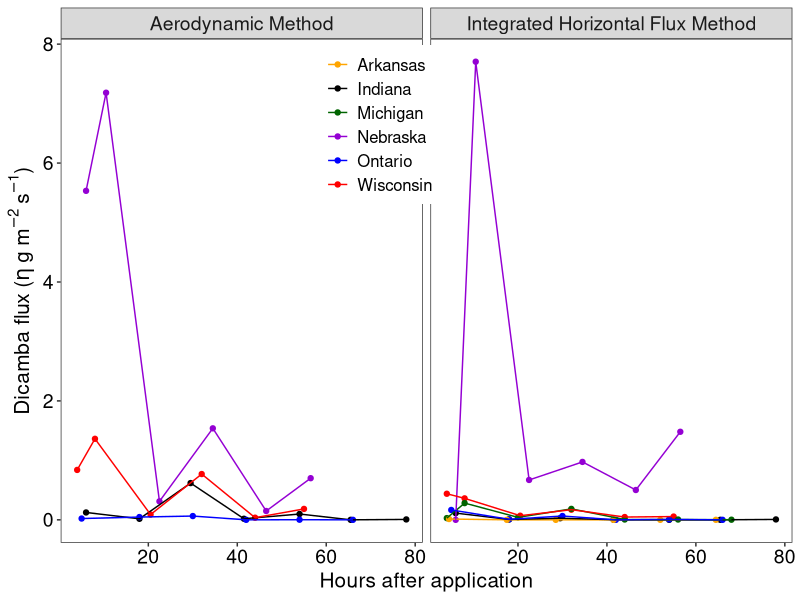

The R script that drew this image: (Note: this script raises an error after producing the figure.)
## ---- chunk 1
library(tidyverse)
## ---- chunk 2
data <- read.csv("flux.csv") %>% 
  mutate(yy = y/1000)
glimpse(data)
#View(data)
## ---- chunk 3
data$Type <- factor(data$Type, levels = c("aerodnamic", "integrated"), labels=c("Aerodynamic Method", "Integrated Horizontal Flux Method"))
## ---- chunk 4
ggplot(data, aes(x=Time, y=y, color=Location)) + geom_point() + geom_line() + 
  facet_grid(~Type) + theme_bw() + 
  labs(x="Hours after application", y=bquote('Dicamba flux ('*eta~'g'~m^-2~s^-1*')')) +
  theme(legend.position=c(0.435, 0.83), panel.grid = element_blank(), legend.text = element_text(size=12), axis.title = element_text(size=15, color = "black"), legend.title = element_blank(), axis.text = element_text(size=14, color = "black"), strip.text = element_text(size=14)) + scale_color_manual(values=c("orange", "black", "darkgreen",  "darkviolet", "blue", "red")) +
  ggsave("Flux.tiff", height = 6, width = 12, dpi=300)
